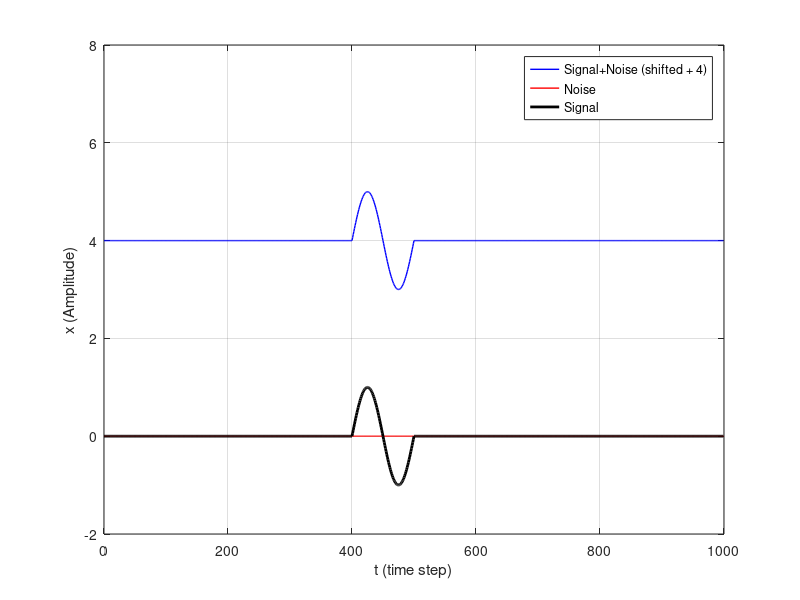

Source code (MATLAB): (Note: this script raises an error after producing the figure.)
clear;
addpath('../m');

N  = 10^3;
t  = [0:N-1]';
f1 = (N/100)/N;

for run = 1:1
if (run == 1)
  x1 = 0.0*randn(N,1);
  x2 = 1.0*sin(2*pi*f1*t);
end
if (run == 2)
  x1 = 1.0*randn(N,1);
  x2 = 0.0*sin(2*pi*f1*t);
end
if (run == 3)
  x1 = 1.0*randn(N,1);
  x2 = 0.5*sin(2*pi*f1*t);
end

x2(1:400) = 0;
x2(501:end) = 0;
x = x1+x2;

figure(1);clf
plot(t,x+4,'b','LineWidth',1);hold on;grid on;
plot(t,x1,'r','LineWidth',1);
plot(t,x2,'k','LineWidth',2);
legend('Signal+Noise (shifted + 4)','Noise','Signal');
grid on;
xlabel('t (time step)');
ylabel('x (Amplitude)');
axis([0 1000 -2 8])
plotcmds(sprintf('./figures/sin_blip_run_%d',run));

figure(2);clf
[I,f] = periodogramraw(x);hold on;grid on;
[Ir,fr] = periodogramraw(x(401:500)); 
plot(f,I,'r');
plot(fr,Ir,'k','LineWidth',2);
legend('All data','x(401:500) only')
xlabel('frequency');
ylabel('Raw periodogram');
axis([0 0.5 0 14])
plotcmds(sprintf('./figures/sin_blip_periodogram_run_%d',run));

figure(3);clf
[I,f] = periodogramraw(x);hold on;grid on;
[Ir,fr] = periodogramraw(x(401:500)); 
plot(f,I,'r');
plot(fr,Ir,'k','LineWidth',2);
axis([0 0.03 0 2])
legend('All data','x(401:500) only')
xlabel('frequency [units of 1/\Delta t]');
ylabel('Raw periodogram');
plotcmds(sprintf('./figures/sin_blip_periodogram_zoom_run_%d',run));

for i = 1:10
  a = 1+100*(i-1);
  b = a+99;
  tr(i) = a+50-1;
  [Ir,fr] = periodogramraw(x(a:b)); 
  Sr(:,i) = Ir;
end
figure(4);clf;
pcolor(tr,fr,Sr);   
axis xy; axis tight; colormap(jet);
ylabel('Frequency');
xlabel('t (time step)');
colorbar;
plotcmds(sprintf('./figures/sin_blip_spectrogram_run_%d',run));

Nover  = length(find(Sr(:)>9.21));
Ntotal = length(Sr(:));

figure(5);clf;
[nx,x] = hist(Sr(:),[0:1:80]);
bar(x,nx);grid on;
set(gca,'XLim',[-1,20])
ylabel('Number in bin');
xlabel('Amplitude');
title(sprintf('%d of %d (%.2f%%) over 9.21',Nover,Ntotal,100*Nover/Ntotal));
plotcmds(sprintf('./figures/sin_blip_spectrogram_histogram_run_%d',run));
end

